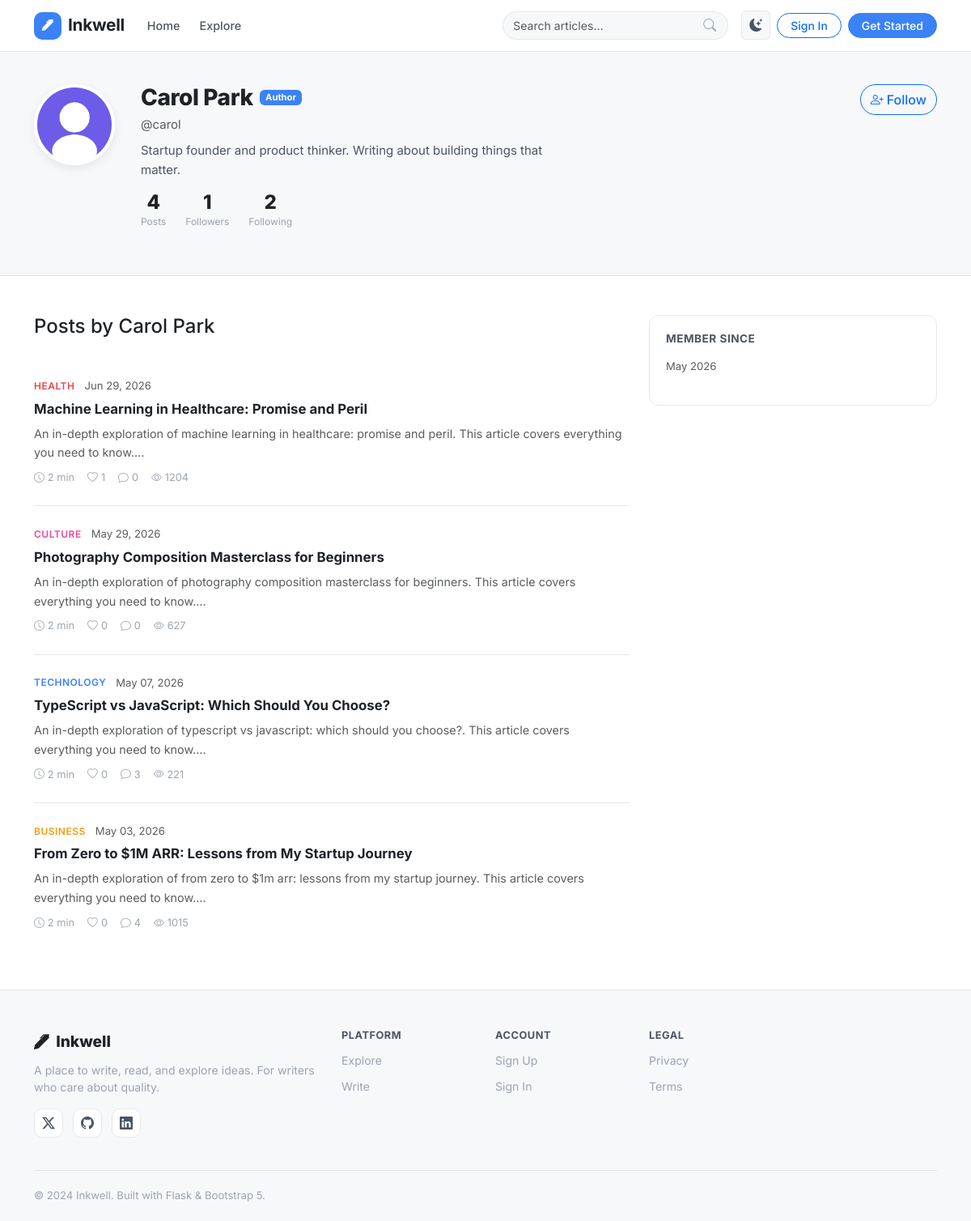
Before: /users/carol with the older database file.
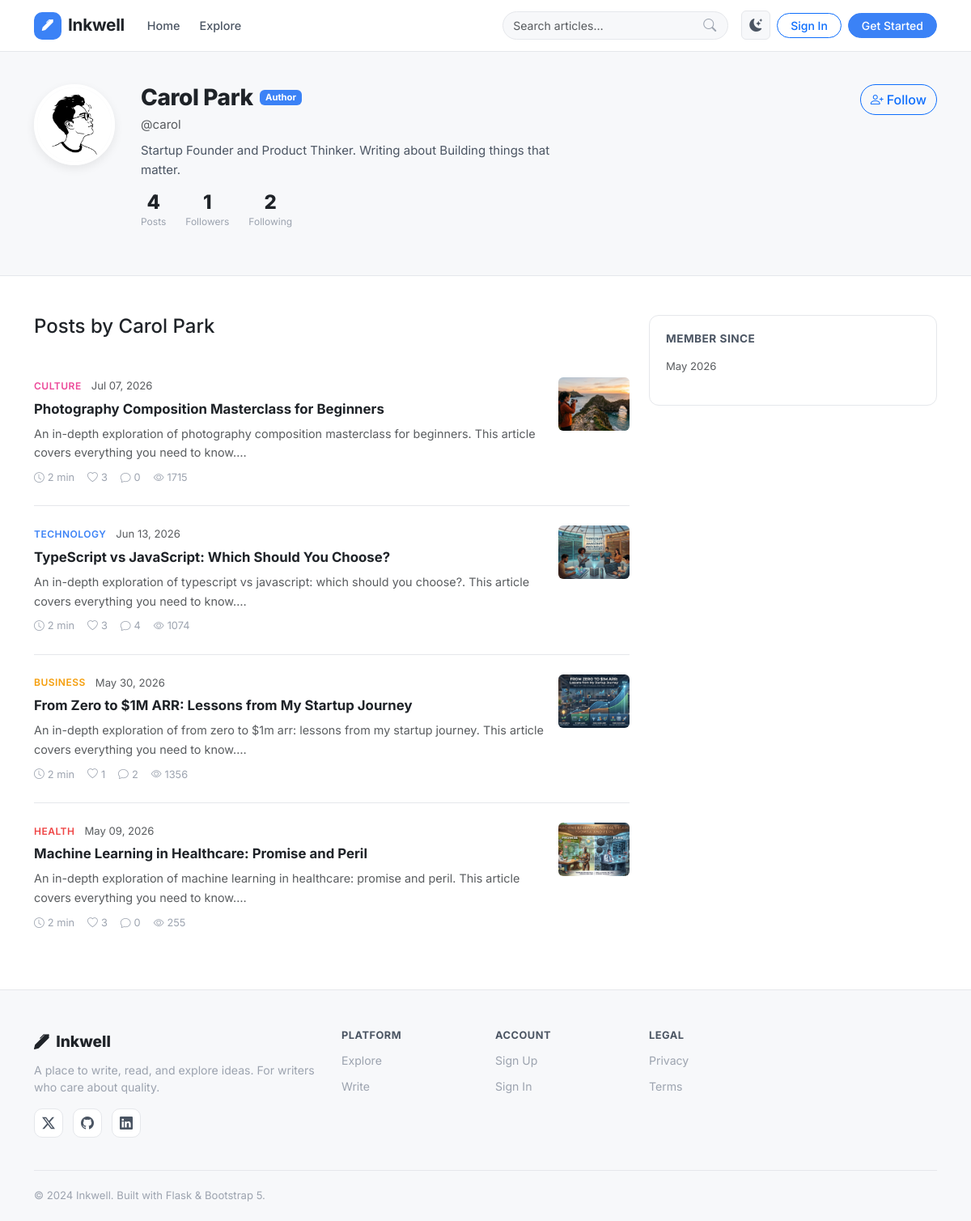
After: the same page with the newer database file.
### app/models/user.py (models this page shows, shortened)
class User(db.Model):
    __tablename__ = "users"
    id = db.Column(db.Integer, primary_key=True)
    username = db.Column(db.String(64), unique=True, nullable=False, index=True)
    email = db.Column(db.String(120), unique=True, nullable=False, index=True)
    password_hash = db.Column(db.String(256), nullable=False)
    display_name = db.Column(db.String(100))
    bio = db.Column(db.Text)
    avatar_url = db.Column(db.String(255), default="default_avatar.png")
    website = db.Column(db.String(255))
    twitter = db.Column(db.String(100))
    github = db.Column(db.String(100))
    linkedin = db.Column(db.String(100))
    role = db.Column(db.String(20), default="user")  # user | author | admin
    is_active = db.Column(db.Boolean, default=True)
    is_email_verified = db.Column(db.Boolean, default=False)
    created_at = db.Column(db.DateTime, default=datetime.utcnow)
    updated_at = db.Column(db.DateTime, default=datetime.utcnow, onupdate=datetime.utcnow)
    last_seen = db.Column(db.DateTime)
    posts = db.relationship("Post", backref="author", lazy="dynamic", cascade="all, delete-orphan")
    comments = db.relationship("Comment", backref="author", lazy="dynamic", cascade="all, delete-orphan")
    likes = db.relationship("Like", backref="user", lazy="dynamic", cascade="all, delete-orphan")
    bookmarks = db.relationship("Bookmark", backref="user", lazy="dynamic", cascade="all, delete-orphan")
    notifications = db.relationship("Notification", backref="recipient", lazy="dynamic",
                                    foreign_keys="Notification.user_id", cascade="all, delete-orphan")
    followed = db.relationship(
        "User",
        secondary=followers_table,
        primaryjoin=(followers_table.c.follower_id == id),
        secondaryjoin=(followers_table.c.followed_id == id),
        backref=db.backref("followers", lazy="dynamic"),
        lazy="dynamic",
    )
    @property
    def follower_count(self) -> int:
        return self.followers.count()
    @property
    def following_count(self) -> int:
        return self.followed.count()
    @property
    def post_count(self) -> int:
        return self.posts.filter_by(status="published").count()

### app/models/post.py (models this page shows, shortened)
class Post(db.Model):
    __tablename__ = "posts"
    id = db.Column(db.Integer, primary_key=True)
    title = db.Column(db.String(255), nullable=False)
    slug = db.Column(db.String(300), unique=True, nullable=False, index=True)
    excerpt = db.Column(db.String(500))
    content = db.Column(db.Text, nullable=False)
    cover_image = db.Column(db.String(255))
    status = db.Column(db.String(20), default="draft")  # draft | published | flagged
    is_featured = db.Column(db.Boolean, default=False)
    view_count = db.Column(db.Integer, default=0)
    reading_time = db.Column(db.Integer, default=1)  # minutes
    author_id = db.Column(db.Integer, db.ForeignKey("users.id"), nullable=False)
    category_id = db.Column(db.Integer, db.ForeignKey("categories.id"))
    created_at = db.Column(db.DateTime, default=datetime.utcnow)
    updated_at = db.Column(db.DateTime, default=datetime.utcnow, onupdate=datetime.utcnow)
    published_at = db.Column(db.DateTime)
    comments = db.relationship("Comment", backref="post", lazy="dynamic",
                                cascade="all, delete-orphan")
    bookmarks = db.relationship("Bookmark", backref="post", lazy="dynamic",
                                 cascade="all, delete-orphan")
    tags = db.relationship("Tag", secondary=post_tags, backref=db.backref("posts", lazy="dynamic"))
    @property
    def like_count(self):
        from .like import Like
        return Like.query.filter_by(target_type="post", target_id=self.id).count()
    @property
    def comment_count(self):
        return self.comments.filter_by(parent_id=None).count()

### app/models/category.py (models this page shows, shortened)
class Category(db.Model):
    __tablename__ = "categories"
    id = db.Column(db.Integer, primary_key=True)
    name = db.Column(db.String(80), unique=True, nullable=False)
    slug = db.Column(db.String(100), unique=True, nullable=False)
    description = db.Column(db.String(255))
    color = db.Column(db.String(7), default="#3b82d4")
    icon = db.Column(db.String(50), default="bi-journal")
    posts = db.relationship("Post", backref="category", lazy="dynamic")

### app/blueprints/users/__init__.py (the view)
@users_bp.route("/<username>")
def profile(username):
    user = User.query.filter_by(username=username).first_or_404()
    current_user = get_current_user()
    page = request.args.get("page", 1, type=int)
    posts = user.posts.filter_by(status="published").order_by(Post.published_at.desc()).paginate(
        page=page, per_page=10, error_out=False
    )
    is_following = current_user.is_following(user) if current_user and current_user.id != user.id else False
    return render_template("users/profile.html", profile_user=user, posts=posts,
                           is_following=is_following, current_user=current_user)

### app/templates/users/profile.html (shortened to what this page needs)
{% extends "base.html" %}
{% block content %}
<div class="profile-header-bg">
  <div class="container">
    <div class="profile-header" data-aos="fade-up">
      <div class="profile-avatar-wrap">
        <img src="{{ url_for('static', filename=profile_user.avatar_url) }}" alt="{{ profile_user.username }}"
             class="profile-avatar rounded-circle" onerror="this.src='/static/images/default_avatar.png'">
      </div>
      <div class="profile-info">
        <div class="d-flex align-items-center flex-wrap gap-2 mb-1">
          <h1 class="profile-name mb-0">{{ profile_user.display_name or profile_user.username }}</h1>
          {% if profile_user.role == 'admin' %}
          <span class="badge bg-danger">Admin</span>
          {% elif profile_user.role == 'author' %}
          <span class="badge bg-primary">Author</span>
          {% endif %}
        </div>
        <p class="profile-username text-muted mb-2">@{{ profile_user.username }}</p>
        {% if profile_user.bio %}
        <p class="profile-bio mb-3">{{ profile_user.bio }}</p>
        {% endif %}
        <div class="profile-stats d-flex gap-4 mb-3">
          <div class="profile-stat">
            <span class="stat-num">{{ profile_user.post_count }}</span>
            <span class="stat-label">Posts</span>
          </div>
          <div class="profile-stat">
            <span class="stat-num">{{ profile_user.follower_count }}</span>
            <span class="stat-label">Followers</span>
          </div>
          <div class="profile-stat">
            <span class="stat-num">{{ profile_user.following_count }}</span>
            <span class="stat-label">Following</span>
          </div>
        </div>
      </div>
      <div class="profile-actions ms-auto d-flex flex-column gap-2">
        {% if current_user %}
          {% if current_user.id == profile_user.id %}
          <a href="{{ url_for('users.edit_profile') }}" class="btn btn-outline-secondary rounded-pill">
            <i class="bi bi-pencil me-1"></i>Edit Profile
          </a>
          {% else %}
          <form method="POST" action="{{ url_for('users.follow', username=profile_user.username) }}">
            <button type="submit" class="btn {% if is_following %}btn-primary{% else %}btn-outline-primary{% endif %} rounded-pill w-100">
              {% if is_following %}<i class="bi bi-person-check me-1"></i>Following{% else %}<i class="bi bi-person-plus me-1"></i>Follow{% endif %}
            </button>
          </form>
          {% endif %}
        {% else %}
        <a href="{{ url_for('auth.login') }}" class="btn btn-outline-primary rounded-pill">
          <i class="bi bi-person-plus me-1"></i>Follow
        </a>
        {% endif %}
      </div>
    </div>
  </div>
</div>
<div class="container py-5">
  <div class="row">
    <div class="col-lg-8">
      <h4 class="mb-4">
        {% if current_user and current_user.id == profile_user.id %}My Posts{% else %}Posts by {{ profile_user.display_name or profile_user.username }}{% endif %}
      </h4>
      {% if posts.items %}
      {% for post in posts.items %}
      <article class="post-list-item" data-aos="fade-up">
        <div class="row g-3 align-items-start">
          <div class="col">
            <div class="post-list-meta-top mb-1">
              {% if post.category %}
              <a href="{{ url_for('posts.index', category=post.category.slug) }}" class="post-category-badge" style="color: {{ post.category.color }}">{{ post.category.name }}</a>
              {% endif %}
              <span class="text-muted small">{{ post.published_at.strftime('%b %d, %Y') if post.published_at else 'Draft' }}</span>
            </div>
            <h5><a href="{{ url_for('posts.detail', slug=post.slug) }}" class="post-list-title">{{ post.title }}</a></h5>
            <p class="post-list-excerpt text-muted">{{ post.excerpt or (post.content|striptags)[:120] }}…</p>
            <div class="post-list-stats">
              <span><i class="bi bi-clock me-1"></i>{{ post.reading_time }} min</span>
              <span><i class="bi bi-heart me-1"></i>{{ post.like_count }}</span>
              <span><i class="bi bi-chat me-1"></i>{{ post.comment_count }}</span>
              <span><i class="bi bi-eye me-1"></i>{{ post.view_count }}</span>
            </div>
          </div>
          {% if post.cover_image %}
          <div class="col-auto">
            <img src="{{ url_for('static', filename=post.cover_image) }}" alt="{{ post.title }}"
                 class="post-list-thumb rounded-2" loading="lazy" onerror="this.style.display='none'">
          </div>
          {% endif %}
        </div>
      </article>
      {% endfor %}
      {% endif %}
    </div>
    <aside class="col-lg-4">
      <div class="sidebar-card" data-aos="fade-left">
        <h6 class="sidebar-card-title mb-3">Member since</h6>
        <p class="text-muted small">{{ profile_user.created_at.strftime('%B %Y') if profile_user.created_at else 'N/A' }}</p>
      </div>
    </aside>
  </div>
</div>
{% endblock %}

Changed rows visible on the page:
changed User "Carol Park": avatar_url: picture added in place of a placeholder; bio "Startup founder and product thinker. Writing about building things that matter." → "Startup Founder and Product Thinker. Writing about Building things that matter."
changed Post "Photography Composition Masterclass for Beginners": published_at "May 29, 2026" → "Jul 07, 2026"; like_count "0" → "3"; view_count "627" → "1715"; cover_image: picture added
changed Post "TypeScript vs JavaScript: Which Should You Choose?": published_at "May 07, 2026" → "Jun 13, 2026"; like_count "0" → "3"; comment_count "3" → "4"; view_count "221" → "1074"; cover_image: picture added
changed Post "From Zero to $1M ARR: Lessons from My Startup Journey": published_at "May 03, 2026" → "May 30, 2026"; like_count "0" → "1"; comment_count "4" → "2"; view_count "1015" → "1356"; cover_image: picture added
changed Post "Machine Learning in Healthcare: Promise and Peril": published_at "Jun 29, 2026" → "May 09, 2026"; like_count "1" → "3"; view_count "1204" → "255"; cover_image: picture added; moves down the list
